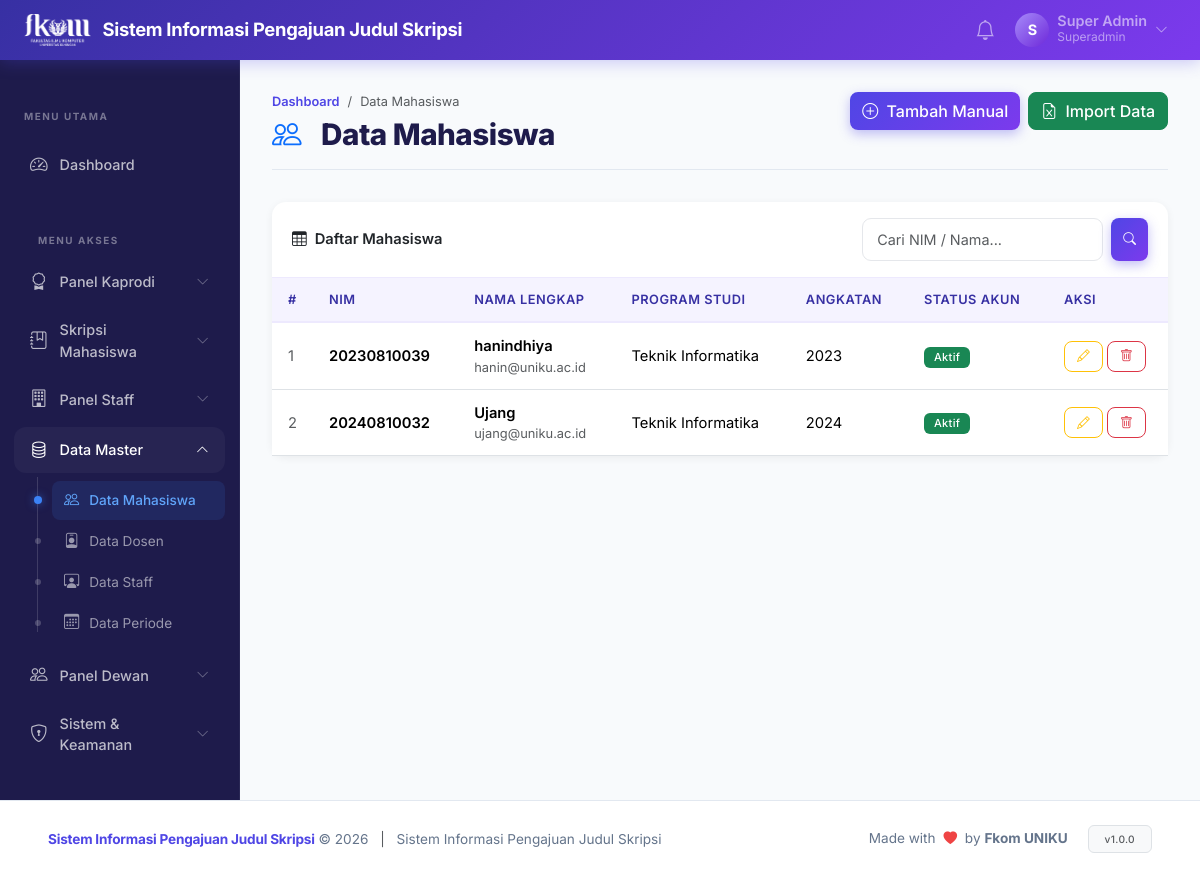
Page /?page=admin.mahasiswa (signed in) on the committed database.
### tables this page shows
CREATE TABLE `menus` (
  `id` int unsigned NOT NULL AUTO_INCREMENT,
  `kode_page` varchar(100) NOT NULL,
  `judul` varchar(100) NOT NULL,
  `icon` varchar(50) DEFAULT NULL,
  `urutan` int NOT NULL DEFAULT '0',
  PRIMARY KEY (`id`),
  UNIQUE KEY `kode_page` (`kode_page`)
);

CREATE TABLE `mahasiswa` (
  `id` int unsigned NOT NULL AUTO_INCREMENT,
  `user_id` int unsigned NOT NULL,
  `nim` varchar(20) NOT NULL,
  `angkatan` year NOT NULL,
  `semester` tinyint unsigned DEFAULT NULL,
  `prodi_id` int unsigned DEFAULT NULL,
  `no_hp` varchar(20) DEFAULT NULL,
  `alamat` text,
  PRIMARY KEY (`id`),
  UNIQUE KEY `nim` (`nim`),
  UNIQUE KEY `uq_nim` (`nim`),
  KEY `fk_mhs_user` (`user_id`),
  KEY `fk_mhs_prodi` (`prodi_id`),
  CONSTRAINT `fk_mhs_prodi` FOREIGN KEY (`prodi_id`) REFERENCES `prodi` (`id`) ON DELETE SET NULL,
  CONSTRAINT `fk_mhs_user` FOREIGN KEY (`user_id`) REFERENCES `users` (`id`) ON DELETE CASCADE
);

CREATE TABLE `users` (
  `id` int unsigned NOT NULL AUTO_INCREMENT,
  `nama` varchar(150) NOT NULL,
  `email` varchar(150) NOT NULL,
  `password` varchar(255) NOT NULL,
  `role` varchar(50) NOT NULL DEFAULT 'mahasiswa',
  `is_active` tinyint(1) NOT NULL DEFAULT '1',
  `created_at` datetime NOT NULL DEFAULT CURRENT_TIMESTAMP,
  PRIMARY KEY (`id`),
  UNIQUE KEY `email` (`email`),
  KEY `idx_email` (`email`),
  KEY `idx_role` (`role`)
);

CREATE TABLE `prodi` (
  `id` int unsigned NOT NULL AUTO_INCREMENT,
  `kode` varchar(20) NOT NULL,
  `nama` varchar(100) NOT NULL,
  `jenjang` enum('D3','S1','S2','S3') NOT NULL DEFAULT 'S1',
  PRIMARY KEY (`id`)
);

### controllers/AdminController.php (called while the page is built, shortened)
<?php
class AdminController {
    private Mahasiswa $mhsModel;
    public function __construct() {
        $this->mhsModel     = new Mahasiswa();
    }
    public function mahasiswa(): void {
        $search  = get('search', '');
        $page    = max(1, (int)get('p', 1));
        $perPage = 15;
        $list  = $this->mhsModel->getAll($search, $page, $perPage);
        require BASE_PATH . '/views/admin/mahasiswa/index.php';
    }
}

### core/Helper.php (called while the page is built, shortened)
<?php
function e(mixed $value): string {
    return htmlspecialchars((string)$value, ENT_QUOTES | ENT_HTML5, 'UTF-8');
}
function get(string $key, mixed $default = ''): mixed {
    return $_GET[$key] ?? $default;
}

### config/database.php (called while the page is built, shortened)
<?php
function getDB(): PDO {
    static $pdo = null;
    if ($pdo === null) {
        $dsn = "mysql:host=" . DB_HOST . ";dbname=" . DB_NAME . ";charset=" . DB_CHARSET;
        $options = [
            PDO::ATTR_ERRMODE            => PDO::ERRMODE_EXCEPTION,
            PDO::ATTR_DEFAULT_FETCH_MODE => PDO::FETCH_ASSOC,
            PDO::ATTR_EMULATE_PREPARES   => false,
        ];
        try {
            $pdo = new PDO($dsn, DB_USER, DB_PASS, $options);
        } catch (PDOException $e) {
            error_log("Database connection failed: " . $e->getMessage());
            die(json_encode(['error' => 'Database connection failed.']));
        }
    }
    return $pdo;
}

### models/Mahasiswa.php (called while the page is built, shortened)
<?php
class Mahasiswa {
    private PDO $db;
    public function __construct() {
        $this->db = getDB();
    }
    public function getAll(string $search = '', int $page = 1, int $perPage = 15): array {
        $offset = ($page - 1) * $perPage;
        $sql    = "SELECT m.*, u.nama, u.email, u.is_active, p.nama AS nama_prodi
                   FROM mahasiswa m
                   JOIN users u ON u.id = m.user_id
                   LEFT JOIN prodi p ON p.id = m.prodi_id";
        $params = [];
        $sql .= " ORDER BY u.nama ASC LIMIT $perPage OFFSET $offset";
        $stmt = $this->db->prepare($sql);
        $stmt->execute($params);
        return $stmt->fetchAll();
    }
}

### views/admin/mahasiswa/index.php (the view, shortened to what this page needs)
<?php
require BASE_PATH . '/views/layouts/header.php';
?>
<div class="page-header d-flex justify-content-between align-items-start">
    <div>
        <nav aria-label="breadcrumb"><ol class="breadcrumb">
            <li class="breadcrumb-item"><a href="?page=dashboard">Dashboard</a></li>
            <li class="breadcrumb-item active">Data Mahasiswa</li>
        </ol></nav>
        <h1><i class="bi bi-people me-2 text-primary"></i>Data Mahasiswa</h1>
    </div>
    <div class="d-flex gap-2">
        <button type="button" class="btn btn-primary" data-bs-toggle="modal" data-bs-target="#createModal">
            <i class="bi bi-plus-circle me-1"></i> Tambah Manual
        </button>
        <button type="button" class="btn btn-success" data-bs-toggle="modal" data-bs-target="#importModal">
            <i class="bi bi-file-earmark-excel me-1"></i> Import Data
        </button>
    </div>
</div>
<div class="card">
    <div class="card-header d-flex justify-content-between align-items-center">
        <span><i class="bi bi-table me-2"></i>Daftar Mahasiswa</span>
        <form action="" method="GET" class="d-flex gap-2">
            <input type="text" name="search" class="form-control form-control-sm" placeholder="Cari NIM / Nama..." value="<?= e($search) ?>">
            <button type="submit" class="btn btn-sm btn-primary"><i class="bi bi-search"></i></button>
        </form>
    </div>
    <div class="card-body p-0">
        <table class="table table-sititi mb-0">
            <thead>
                <tr>
                    <th style="width:40px">#</th>
                    <th>NIM</th>
                    <th>Nama Lengkap</th>
                    <th>Program Studi</th>
                    <th>Angkatan</th>
                    <th>Status Akun</th>
                    <th style="width:120px">Aksi</th>
                </tr>
            </thead>
            <tbody>
                <?php if (empty($list)): ?>
                <tr>
                    <td colspan="6" class="text-center py-4 text-muted">Belum ada data mahasiswa.</td>
                </tr>
                <?php else: ?>
                <?php $no = ($page - 1) * $perPage + 1; foreach ($list as $r): ?>
                <tr>
                    <td class="text-muted"><?= $no++ ?></td>
                    <td class="fw-semibold"><?= e($r['nim']) ?></td>
                    <td>
                        <div class="fw-semibold"><?= e($r['nama']) ?></div>
                        <div class="small text-muted"><?= e($r['email']) ?></div>
                    </td>
                    <td><?= e($r['nama_prodi'] ?? '-') ?></td>
                    <td><?= e($r['angkatan']) ?></td>
                    <td>
                        <?php if ($r['is_active']): ?>
                            <span class="badge bg-success">Aktif</span>
                        <?php else: ?>
                            <span class="badge bg-danger">Nonaktif</span>
                        <?php endif; ?>
                    </td>
                    <td>
                        <button type="button" class="btn btn-sm btn-outline-warning" data-bs-toggle="modal" data-bs-target="#editModal<?= $r['id'] ?>" title="Edit Data">
                            <i class="bi bi-pencil"></i>
                        </button>
                        <a href="?page=admin.mahasiswa.delete&id=<?= $r['id'] ?>" class="btn btn-sm btn-outline-danger" data-confirm="Yakin ingin menghapus data mahasiswa ini secara permanen beserta akun loginnya?" title="Hapus Data">
                            <i class="bi bi-trash"></i>
                        </a>
                    </td>
                </tr>
                <?php endforeach; ?>
                <?php endif; ?>
            </tbody>
        </table>
    </div>
</div>
<?php require BASE_PATH . '/views/layouts/footer.php'; ?>

### views/layouts/sidebar.php (shortened to what this page needs)
<?php
$role        = Auth::role();
$currentPage = get('page', 'dashboard');
?>
<aside class="sititi-sidebar" id="sidebar">
    <div class="sidebar-header">
        <span class="sidebar-label">MENU UTAMA</span>
    </div>
    <nav class="sidebar-nav">
        <a href="?page=dashboard"
           class="sidebar-item <?= str_starts_with($currentPage, 'dashboard') ? 'active' : '' ?>">
            <i class="bi bi-speedometer2"></i>
            <span>Dashboard</span>
        </a>
        <?php
        $db = getDB();
        if ($role === ROLE_SUPERADMIN) {
            $stmt = $db->query("SELECT * FROM menus ORDER BY urutan ASC");
            $menus = $stmt->fetchAll(PDO::FETCH_ASSOC);
        }
        if (!empty($menus)):
        ?>
        <div class="sidebar-header mt-3"><span class="sidebar-label">MENU AKSES</span></div>
        <?php
        $exactMatch = false;
        foreach ($menus as $m) {
            if ($currentPage === $m['kode_page']) {
                $exactMatch = $m['kode_page'];
                break;
            }
        }
        $tempGroups = [];
        foreach ($menus as $m) {
            $group = explode('.', $m['kode_page'])[0];
            $tempGroups[$group][] = $m;
        }
        $groupedMenus = ['single' => []];
        foreach ($tempGroups as $groupKey => $items) {
            if (count($items) > 1) {
                $groupedMenus[$groupKey] = $items;
            } else {
                $groupedMenus['single'][] = $items[0];
            }
        }
        $groupLabels = [
            'admin' => ['judul' => 'Data Master', 'icon' => 'bi-database'],
            'superadmin' => ['judul' => 'Sistem & Keamanan', 'icon' => 'bi-shield-lock'],
            'staff' => ['judul' => 'Panel Staff', 'icon' => 'bi-building'],
            'kaprodi' => ['judul' => 'Panel Kaprodi', 'icon' => 'bi-award'],
            'dewan' => ['judul' => 'Panel Dewan', 'icon' => 'bi-people'],
            'pengajuan' => ['judul' => 'Skripsi Mahasiswa', 'icon' => 'bi-journal-bookmark']
        ];
                ?>
                <?php
        $groupIdx = 0;
        foreach ($groupedMenus as $groupKey => $groupItems) {
            if ($groupKey === 'single') continue;
            $groupIdx++;
            $groupTitle = $groupLabels[$groupKey]['judul'] ?? ucfirst($groupKey);
            $groupIcon = $groupLabels[$groupKey]['icon'] ?? 'bi-folder';
            $isGroupActive = false;
            foreach ($groupItems as $m) {
                if ($exactMatch) {
                    if ($currentPage === $m['kode_page']) $isGroupActive = true;
                } else {
                    if (($currentPage === $m['kode_page']) || (str_starts_with($currentPage, $m['kode_page'].'.'))) $isGroupActive = true;
                }
            }
            ?>
            <div class="sidebar-dropdown">
                <a href="#submenu-<?= $groupIdx ?>" data-bs-toggle="collapse" class="sidebar-item sidebar-dropdown-toggle <?= $isGroupActive ? '' : 'collapsed' ?>" aria-expanded="<?= $isGroupActive ? 'true' : 'false' ?>">
                    <i class="<?= $groupIcon ?>"></i>
                    <span><?= $groupTitle ?></span>
                    <i class="bi bi-chevron-down ms-auto toggle-icon"></i>
                </a>
                <div class="collapse <?= $isGroupActive ? 'show' : '' ?>" id="submenu-<?= $groupIdx ?>">
                    <div class="sidebar-submenu">
                        <?php foreach ($groupItems as $m):
                            if ($exactMatch) {
                                $isActive = ($currentPage === $m['kode_page']);
                            } else {
                                $isActive = ($currentPage === $m['kode_page']) || (str_starts_with($currentPage, $m['kode_page'].'.'));
                            }
                        ?>
                        <a href="?page=<?= $m['kode_page'] ?>" class="submenu-item <?= $isActive ? 'active' : '' ?>">
                            <i class="<?= e($m['icon']) ?>"></i>
                            <span><?= e($m['judul']) ?></span>
                        </a>
                        <?php endforeach; ?>
                    </div>
                </div>
            </div>
            <?php
        }
        ?>
        <?php endif; ?>
        <div class="sidebar-header mt-3"><span class="sidebar-label">AKUN</span></div>
    </nav>
</aside>

### rows in the picture
menus: judul "Data Mahasiswa"
menus: judul "Data Dosen"
menus: judul "Data Staff"
menus: judul "Data Periode"
mahasiswa: nim "20230810039", user.nama "hanindhiya", user.email "hanin@uniku.ac.id", prodi.nama "Teknik Informatika", angkatan "2023"
mahasiswa: nim "20240810032", user.nama "Ujang", user.email "ujang@uniku.ac.id", prodi.nama "Teknik Informatika", angkatan "2024"

### other values in the picture
APP_NAME "Sistem Informasi Pengajuan Judul Skripsi"
substr(Auth::user()['nama'], 0, 1) "S"
truncate(Auth::user()['nama'], 20) "Super Admin"
Auth::role() "Superadmin"
$groupTitle "Panel Kaprodi"
$groupTitle "Skripsi Mahasiswa"
$groupTitle "Panel Staff"
$groupTitle "Data Master"
$groupTitle "Panel Dewan"
$groupTitle "Sistem & Keamanan"
APP_FULL_NAME "Sistem Informasi Pengajuan Judul Skripsi"
APP_VERSION "1.0.0"
